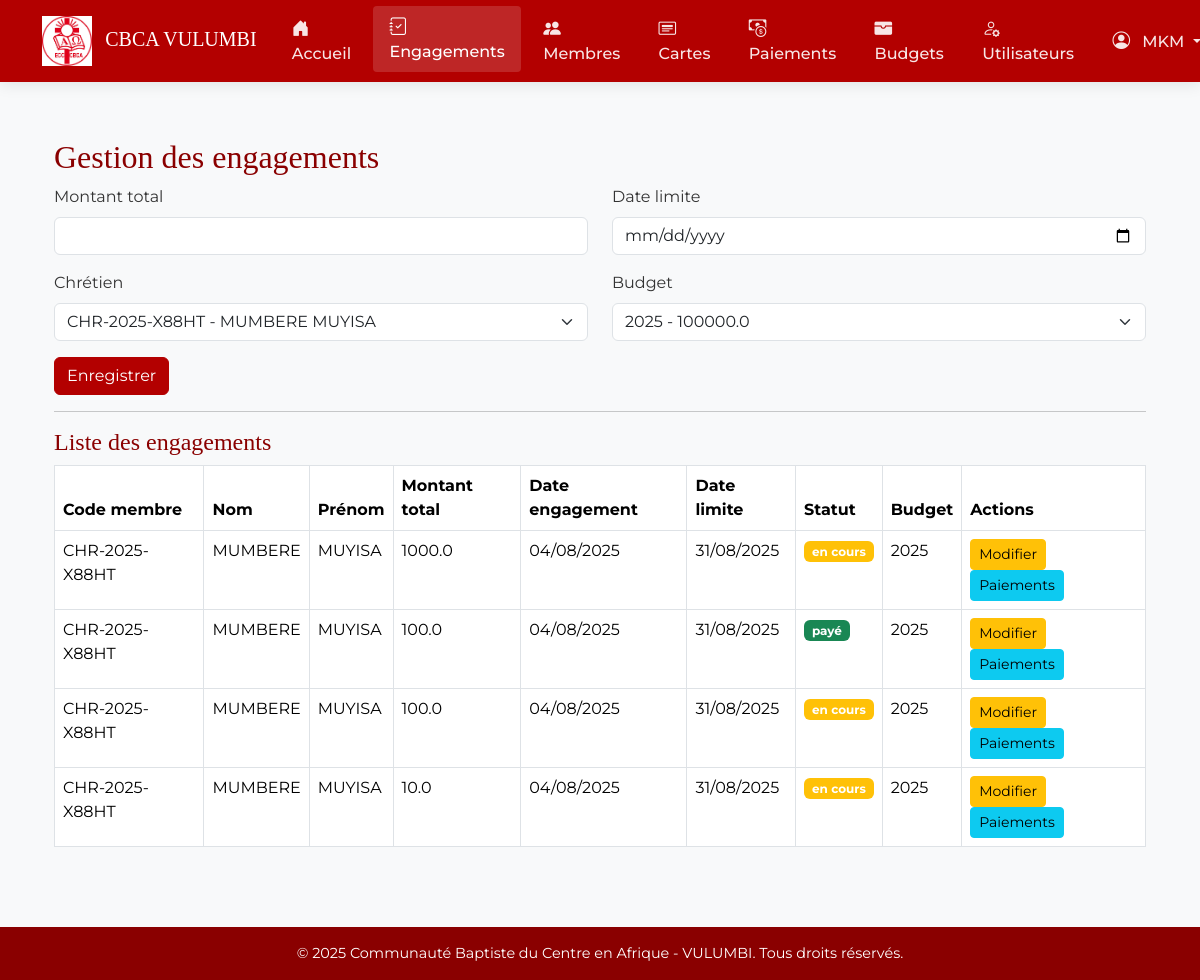
Screenshot of /engagements (signed in) with the database file from the repository.
### app/models.py (models this page shows, shortened)
class Utilisateur(db.Model, UserMixin):
    __tablename__ = 'utilisateur'
    idutilisateur = db.Column(db.Integer, primary_key=True)
    username = db.Column(db.String(100), nullable=False)
    email = db.Column(db.String(150), nullable=True)  # Ajoute ce champ
    role = db.Column(db.String(50), nullable=False)
    password_hash = db.Column(db.String(200), nullable=False)

class Engagement(db.Model):
    __tablename__ = 'engagement'
    idengagement = db.Column(db.Integer, primary_key=True)
    date_engagement = db.Column(db.Date, nullable=False, default=datetime.utcnow)
    montant_total = db.Column(db.Float, nullable=False)
    date_limite = db.Column(db.Date, nullable=False)
    statutengagement = db.Column(db.String(20), nullable=False, default='en cours')
    idchretien = db.Column(db.Integer, db.ForeignKey('chretien.idchretien'), nullable=False)
    idbudget = db.Column(db.Integer, db.ForeignKey('budget.idbudget'), nullable=False)
    paiements = db.relationship('Paiement', backref='engagement', lazy=True)

class Chretien(db.Model):
    __tablename__ = 'chretien'
    idchretien = db.Column(db.Integer, primary_key=True)
    code_chretien = db.Column(db.String(50), unique=True, nullable=False)
    telephone = db.Column(db.String(20), nullable=False)
    cle_callmebot = db.Column(db.String(100), nullable=True)
    photo = db.Column(db.String(200), nullable=True)
    idcarte = db.Column(db.Integer, db.ForeignKey('carte_bapteme.idcarte'), nullable=False)
    engagements = db.relationship('Engagement', backref='chretien', lazy=True)
    notifications = db.relationship('Notification', backref='chretien', lazy=True)

class CarteBapteme(db.Model):
    __tablename__ = 'carte_bapteme'
    idcarte = db.Column(db.Integer, primary_key=True)
    numerocarte = db.Column(db.String(50), nullable=False, unique=True)
    chapelle = db.Column(db.String(100), nullable=False)
    nom = db.Column(db.String(100), nullable=False)
    prenom = db.Column(db.String(100), nullable=False)
    sexe = db.Column(db.String(10), nullable=False)
    datenaissance = db.Column(db.Date, nullable=False)
    lieunaissance = db.Column(db.String(100), nullable=False)
    adresse = db.Column(db.String(150), nullable=False)
    chretiens = db.relationship('Chretien', backref='carte_bapteme', lazy=True)

class Budget(db.Model):
    __tablename__ = 'budget'
    idbudget = db.Column(db.Integer, primary_key=True)
    exercice = db.Column(db.String(10), nullable=False)
    montanttotal = db.Column(db.Float, nullable=False)
    engagements = db.relationship('Engagement', backref='budget', lazy=True)

### app/routes.py (the view, shortened to what this page needs)
@main.route('/engagements', methods=['GET', 'POST'])
@login_required
def engagements():
    form = EngagementForm()
    form.idchretien.choices = [(c.idchretien, f"{c.code_chretien} - {c.carte_bapteme.nom} {c.carte_bapteme.prenom}")
                             for c in Chretien.query.all()]
    form.idbudget.choices = [(b.idbudget, f"{b.exercice} - {b.montanttotal}")
                           for b in Budget.query.all()]
    engagements = Engagement.query.all()
    return render_template('engagements.html', form=form, engagements=engagements)

### app/forms.py
class EngagementForm(FlaskForm):
    montant_total = DecimalField('Montant total', validators=[DataRequired()])
    date_limite = DateField('Date limite', validators=[DataRequired()], format='%Y-%m-%d')
    idchretien = SelectField('Chrétien', coerce=int, validators=[DataRequired()])
    idbudget = SelectField('Budget', coerce=int, validators=[DataRequired()])
    submit = SubmitField('Enregistrer')

### app/__init__.py (called while the page is built)
@login_manager.user_loader
def load_user(user_id):
    return Utilisateur.query.get(int(user_id))

def create_app():
    app = Flask(__name__)
    app.config['SECRET_KEY'] = 'cbca-vulumbi-secret-key'
    app.config['SQLALCHEMY_DATABASE_URI'] = 'sqlite:///cbca.db'
    db.init_app(app)
    login_manager.init_app(app)
    migrate = Migrate(app, db)
    from .routes import main
    app.register_blueprint(main)
    @app.context_processor
    def inject_now():
        return {'now': datetime.now()}
    login_manager.login_view = 'main.login'
    return app

### app/templates/engagements.html (shortened to what this page needs)
{% extends "base.html" %}
{% block content %}
<div class="container mt-4">
    <h2>Gestion des engagements</h2>
    <form method="POST">
        <div class="row">
            <div class="col-md-6 mb-3">
                {{ form.montant_total.label(class="form-label") }}
                {{ form.montant_total(class="form-control") }}
            </div>
            <div class="col-md-6 mb-3">
                {{ form.date_limite.label(class="form-label") }}
                {{ form.date_limite(class="form-control") }}
            </div>
            <div class="col-md-6 mb-3">
                {{ form.idchretien.label(class="form-label") }}
                {{ form.idchretien(class="form-select") }}
            </div>
            <div class="col-md-6 mb-3">
                {{ form.idbudget.label(class="form-label") }}
                {{ form.idbudget(class="form-select") }}
            </div>
        </div>
        {{ form.submit(class="btn btn-primary") }}
    </form>
    <hr>
    <h4>Liste des engagements</h4>
    <table class="table table-bordered">
        <thead>
            <tr>
                <th>Code membre</th>
                <th>Nom</th>
                <th>Prénom</th>
                <th>Montant total</th>
                <th>Date engagement</th>
                <th>Date limite</th>
                <th>Statut</th>
                <th>Budget</th>
                <th>Actions</th>
            </tr>
        </thead>
        <tbody>
            {% for engagement in engagements %}
            <tr>
                <td>{{ engagement.chretien.code_chretien }}</td>
                <td>{{ engagement.chretien.carte_bapteme.nom }}</td>
                <td>{{ engagement.chretien.carte_bapteme.prenom }}</td>
                <td>{{ engagement.montant_total }}</td>
                <td>{{ engagement.date_engagement.strftime('%d/%m/%Y') }}</td>
                <td>{{ engagement.date_limite.strftime('%d/%m/%Y') }}</td>
                <td>
                    <span class="badge bg-{% if engagement.statutengagement == 'payé' %}success{% else %}warning{% endif %}">
                        {{ engagement.statutengagement }}
                    </span>
                </td>
                <td>{{ engagement.budget.exercice }}</td>
                <td>
                    <button class="btn btn-sm btn-warning" data-bs-toggle="modal" data-bs-target="#editModal{{ engagement.idengagement }}">Modifier</button>
                    <a href="{{ url_for('main.voir_paiements', id=engagement.idengagement) }}" class="btn btn-sm btn-info">Paiements</a>
                </td>
            </tr>
            {% endfor %}
        </tbody>
    </table>
</div>
{% endblock %}

### app/templates/base.html (shortened to what this page needs)
<!DOCTYPE html>
<html lang="fr">
<head>
    <link href="https://cdn.jsdelivr.net/npm/bootstrap@5.3.3/dist/css/bootstrap.min.css" rel="stylesheet">
    <link href="https://cdn.jsdelivr.net/npm/bootstrap-icons@1.10.5/font/bootstrap-icons.css" rel="stylesheet">
</head>
<body>
<nav class="navbar navbar-expand-lg navbar-dark sticky-top">
    <div class="container">
        <a class="navbar-brand" href="{{ url_for('main.home') }}">
            <img src="{{ url_for('static', filename='images/cbca_logo.png') }}" alt="CBCA Logo">
            <span class="d-none d-md-inline ms-2" style="font-family: 'Playfair Display', serif;">CBCA VULUMBI</span>
        </a>
        <div class="collapse navbar-collapse" id="navbarNav">
            <ul class="navbar-nav me-auto">
                <li class="nav-item">
                    <a class="nav-link {{ 'active' if request.path == url_for('main.home') }}" href="{{ url_for('main.home') }}">
                        <i class="bi bi-house-door-fill"></i> Accueil
                    </a>
                </li>
                {% if current_user.is_authenticated %}
                    <li class="nav-item">
                        <a class="nav-link {{ 'active' if request.path == url_for('main.engagements') }}" href="{{ url_for('main.engagements') }}">
                            <i class="bi bi-journal-check"></i> Engagements
                        </a>
                    </li>
                    <li class="nav-item">
                        <a class="nav-link {{ 'active' if request.path == url_for('main.membres') }}" href="{{ url_for('main.membres') }}">
                            <i class="bi bi-people-fill"></i> Membres
                        </a>
                    </li>
                    <li class="nav-item">
                        <a class="nav-link {{ 'active' if request.path == url_for('main.cartes') }}" href="{{ url_for('main.cartes') }}">
                            <i class="bi bi-card-heading"></i> Cartes
                        </a>
                    </li>
                    <li class="nav-item">
                        <a class="nav-link {{ 'active' if request.path.startswith('/engagements/') and '/paiements' in request.path }}" href="#paiements">
                            <i class="bi bi-cash-coin"></i> Paiements
                        </a>
                    </li>
                    <li class="nav-item">
                        <a class="nav-link {{ 'active' if request.path == url_for('main.budgets') }}" href="{{ url_for('main.budgets') }}">
                            <i class="bi bi-wallet-fill"></i> Budgets
                        </a>
                    </li>
                    {% if current_user.role == 'admin' %}
                    <li class="nav-item">
                        <a class="nav-link {{ 'active' if request.path == url_for('main.utilisateurs') }}" href="{{ url_for('main.utilisateurs') }}">
                            <i class="bi bi-person-gear"></i> Utilisateurs
                        </a>
                    </li>
                    {% endif %}
                {% endif %}
            </ul>
            <ul class="navbar-nav">
                {% if current_user.is_authenticated %}
                <li class="nav-item dropdown">
                    <a class="nav-link dropdown-toggle" href="#" role="button" data-bs-toggle="dropdown">
                        <i class="bi bi-person-circle"></i> {{ current_user.username }}
                    </a>
                </li>
                {% else %}
                <li class="nav-item">
                    <a class="nav-link" href="{{ url_for('main.login') }}">
                        <i class="bi bi-box-arrow-in-right"></i> Connexion
                    </a>
                </li>
                {% endif %}
            </ul>
        </div>
    </div>
</nav>
<main class="content">
    <div class="container">
        {% block content %}{% endblock %}
    </div>
</main>
<footer class="footer">
    <div class="container">
        <p class="mb-0">
            &copy; {{ now.year }} Communauté Baptiste du Centre en Afrique - VULUMBI. Tous droits réservés.
        </p>
    </div>
</footer>
</body>
</html>

### app/templates/base.html (style rules this page uses)
:root { --primary-color: #b30000; --primary-dark: #8a0000; --secondary-color: #f8f9fa; --text-color: #333; --light-gray: #f5f5f5; }
body { font-family: 'Montserrat', sans-serif; background-color: var(--secondary-color); color: var(--text-color); min-height: 100vh; display: flex; flex-direction: column; }
.navbar { background-color: var(--primary-color); box-shadow: 0 2px 15px rgba(0,0,0,0.1); padding: 0.5rem 0; }
.navbar-brand img { height: 50px; transition: transform 0.3s; }
.nav-link { color: rgba(255,255,255,0.9) !important; font-weight: 500; padding: 0.5rem 1rem !important; margin: 0 0.2rem; border-radius: 4px; transition: all 0.3s; }
.nav-link:hover, .nav-link.active { color: #ffffff !important; background-color: rgba(255,255,255,0.15); transform: translateY(-2px); }
.nav-item i { margin-right: 8px; font-size: 1.1rem; }
.content { flex: 1; padding: 2rem 0 4rem; }
.footer { background-color: var(--primary-dark); color: white; text-align: center; padding: 1rem 0; margin-top: auto; }
.footer p { margin-bottom: 0; font-size: 0.9rem; }
h1, h2, h3, h4, h5 { font-family: 'Playfair Display', serif; color: var(--primary-dark); }
.btn-primary { background-color: var(--primary-color); border-color: var(--primary-color); }

### rows the page displays
Utilisateur: username "MKM"
Engagement: chretien.code_chretien "CHR-2025-X88HT", chretien.carte_bapteme.nom "MUMBERE", chretien.carte_bapteme.prenom "MUYISA", montant_total "1000.0", date_engagement "04/08/2025", date_limite "31/08/2025", statutengagement "en cours", budget.exercice "2025"
Engagement: chretien.code_chretien "CHR-2025-X88HT", chretien.carte_bapteme.nom "MUMBERE", chretien.carte_bapteme.prenom "MUYISA", montant_total "100.0", date_engagement "04/08/2025", date_limite "31/08/2025", statutengagement "payé", budget.exercice "2025"
Engagement: chretien.code_chretien "CHR-2025-X88HT", chretien.carte_bapteme.nom "MUMBERE", chretien.carte_bapteme.prenom "MUYISA", montant_total "100.0", date_engagement "04/08/2025", date_limite "31/08/2025", statutengagement "en cours", budget.exercice "2025"
Engagement: chretien.code_chretien "CHR-2025-X88HT", chretien.carte_bapteme.nom "MUMBERE", chretien.carte_bapteme.prenom "MUYISA", montant_total "10.0", date_engagement "04/08/2025", date_limite "31/08/2025", statutengagement "en cours", budget.exercice "2025"
